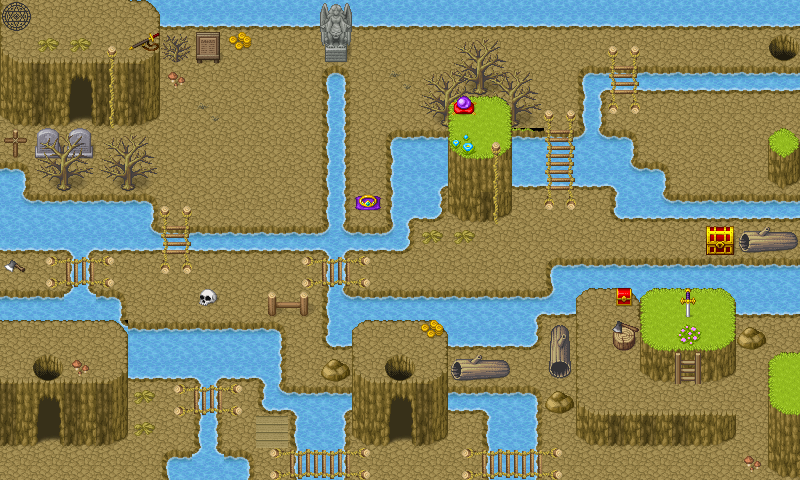

A 2D game scene composited from a Tiled map and its tileset images. What follows is a short description and the map's XML, with each tile layer's data collapsed to a summary:
An orthogonal 25x15 tile map with 32x32 px tiles, 5 tile layers (suelo, obstaculos, pasos, tesoros, ...), 3 tilesets.

<map version="1.10" tiledversion="1.10.2" orientation="orthogonal" renderorder="right-down" width="25" height="15" tilewidth="32" tileheight="32" infinite="0" nextlayerid="6" nextobjectid="1">
 <tileset firstgid="1" name="mapa" tilewidth="32" tileheight="32" tilecount="1064" columns="8">
  <image source="RecursosGraficos/Tiles/Tilesets/Tilesets/Pipoya RPG Tileset 32x32/[Base]BaseChip_pipo.png" width="256" height="4256" />
 </tileset>
 <tileset firstgid="1065" name="agua" tilewidth="32" tileheight="32" tilecount="384" columns="64">
  <image source="RecursosGraficos/Tiles/Tilesets/Tilesets/Pipoya RPG Tileset 32x32/[A]_type3/[A]Water2_pipo.png" width="2048" height="192" />
 </tileset>
 <tileset firstgid="1449" name="agua" tilewidth="32" tileheight="32" tilecount="384" columns="64">
  <image source="RecursosGraficos/Tiles/Tilesets/Tilesets/Pipoya RPG Tileset 32x32/[A]_type3/[A]Water2_pipo.png" width="2048" height="192" />
 </tileset>
 <layer id="1" name="suelo" width="25" height="15">
  <data>[375 cells, 375 non-empty, 11 distinct tile ids]</data>
 </layer>
 <layer id="2" name="obstaculos" width="25" height="15">
  <data>[375 cells, 207 non-empty, 70 distinct tile ids]</data>
 </layer>
 <layer id="3" name="pasos" width="25" height="15">
  <data>[375 cells, 69 non-empty, 20 distinct tile ids]</data>
 </layer>
 <layer id="4" name="tesoros" width="25" height="15">
  <data>[375 cells, 10 non-empty, 9 distinct tile ids]</data>
 </layer>
 <layer id="5" name="profundidad" width="25" height="15">
  <data>[375 cells, 15 non-empty, 6 distinct tile ids]</data>
 </layer>
</map>
